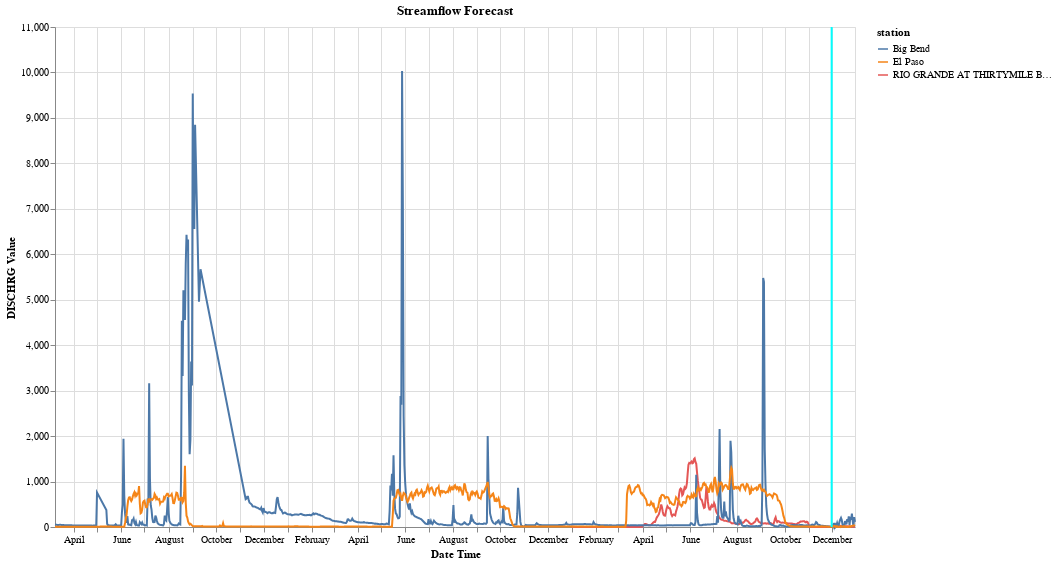

The notebook cell this image was saved under:
### Code cell
l

### Figure 1 — Vega-Lite specification as saved in the notebook (floating-point values rounded to 4 significant figures; data arrays with more than 128 entries replaced by an {"elided": "..."} marker saying what was removed)
{"config": {"view": {"continuousWidth": 400, "continuousHeight": 300}}, "layer": [{"data": {"name": "data-dea4f9689a0b839d65a07a402bb90c4a"}, "mark": "line", "encoding": {"color": {"field": "station", "type": "nominal"}, "x": {"field": "Date Time", "scale": {"domain": {"selection": "selector005"}}, "type": "temporal"}, "y": {"field": "DISCHRG Value", "type": "quantitative"}}, "height": 500, "title": "Streamflow Forecast", "width": 800}, {"data": {"name": "empty"}, "mark": {"type": "rule", "color": "cyan", "strokeWidth": 2}, "encoding": {"x": {"datum": {"date": 30, "month": "November", "year": 2024}}}}], "$schema": "https://vega.github.io/schema/vega-lite/v4.17.0.json", "datasets": {"data-dea4f9689a0b839d65a07a402bb90c4a": {"elided": "2327 records"}, "empty": [{}]}}
